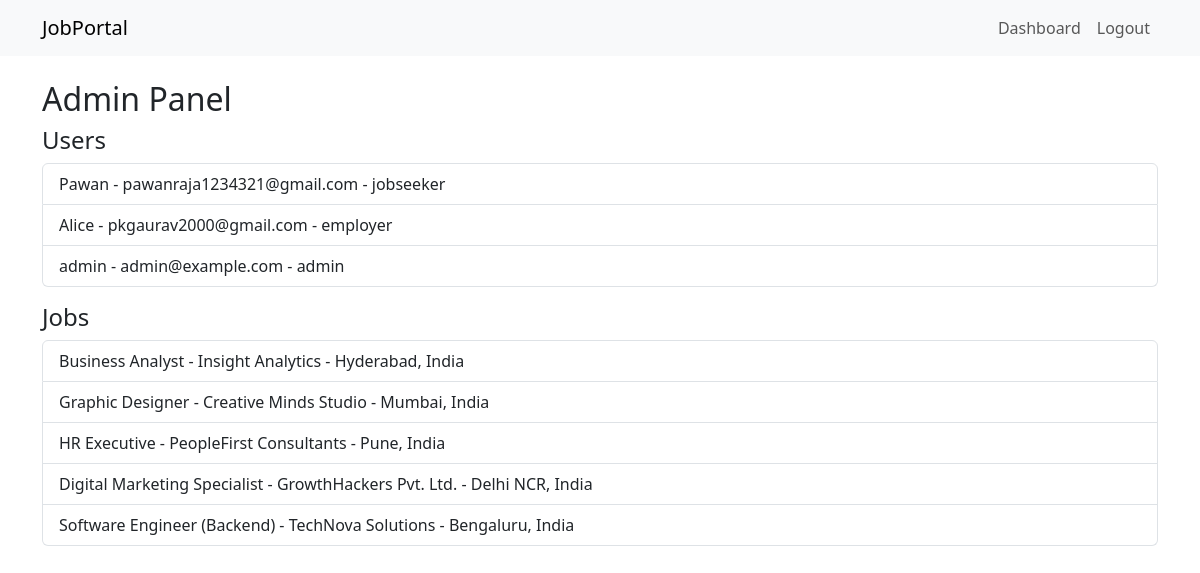
The page /dashboard (signed in) on the database its author committed.
### models/models.py (models this page shows)
class User(db.Model, UserMixin):
    id = db.Column(db.Integer, primary_key=True)
    username = db.Column(db.String(80), unique=True, nullable=False)
    email = db.Column(db.String(120), unique=True, nullable=False)
    password = db.Column(db.String(200), nullable=False)
    role = db.Column(db.String(20), default='jobseeker')
    created_at = db.Column(db.DateTime, default=datetime.utcnow)
    jobs = db.relationship('Job', backref='employer', lazy=True)
    applications = db.relationship('Application', backref='applicant', lazy=True)

class Job(db.Model):
    id = db.Column(db.Integer, primary_key=True)
    title = db.Column(db.String(200), nullable=False)
    company = db.Column(db.String(200))
    location = db.Column(db.String(120))
    category = db.Column(db.String(80))
    salary = db.Column(db.String(80))
    description = db.Column(db.Text, nullable=False)
    created_at = db.Column(db.DateTime, default=datetime.utcnow)
    employer_id = db.Column(db.Integer, db.ForeignKey('user.id'), nullable=True)
    applications = db.relationship('Application', backref='job', lazy=True)

### app.py (the view)
    @app.route('/dashboard')
    @login_required
    def dashboard():
        if current_user.role == 'employer':
            jobs = Job.query.filter_by(employer_id=current_user.id).order_by(Job.created_at.desc()).all()
            return render_template('dashboard.html', jobs=jobs)
        elif current_user.role == 'jobseeker':
            applications = Application.query.filter_by(user_id=current_user.id).order_by(Application.created_at.desc()).all()
            return render_template('dashboard.html', applications=applications)
        else:
            jobs = Job.query.order_by(Job.created_at.desc()).all()
            users = User.query.order_by(User.created_at.desc()).all()
            applications = Application.query.order_by(Application.created_at.desc()).all()
            return render_template('admin.html', jobs=jobs, users=users, applications=applications)

### templates/admin.html
{% extends 'layout.html' %}
{% block content %}
<h2>Admin Panel</h2>
<h4>Users</h4>
<ul class="list-group mb-3">
{% for u in users %}
  <li class="list-group-item">{{ u.username }} - {{ u.email }} - {{ u.role }}</li>
{% endfor %}
</ul>
<h4>Jobs</h4>
<ul class="list-group">
{% for job in jobs %}
  <li class="list-group-item">{{ job.title }} - {{ job.company }} - {{ job.location }}</li>
{% endfor %}
</ul>
{% endblock %}

### templates/layout.html (shortened to what this page needs)
<!doctype html>
<html lang="en">
  <head>
    <link href="https://cdn.jsdelivr.net/npm/bootstrap@5.3.0/dist/css/bootstrap.min.css" rel="stylesheet">
  </head>
  <body>
    <nav class="navbar navbar-expand-lg navbar-light bg-light">
      <div class="container">
        <a class="navbar-brand" href="{{ url_for('index') }}">JobPortal</a>
        <ul class="navbar-nav ms-auto">
          {% if current_user.is_authenticated %}
            <li class="nav-item"><a class="nav-link" href="{{ url_for('dashboard') }}">Dashboard</a></li>
            <li class="nav-item"><a class="nav-link" href="{{ url_for('logout') }}">Logout</a></li>
          {% else %}
            <li class="nav-item"><a class="nav-link" href="{{ url_for('register') }}">Register</a></li>
            <li class="nav-item"><a class="nav-link" href="{{ url_for('login') }}">Login</a></li>
          {% endif %}
        </ul>
      </div>
    </nav>
    <div class="container mt-4">
      {% block content %}{% endblock %}
    </div>
  </body>
</html>

### rows shown on the page
User: username "Pawan", email "pawanraja1234321@gmail.com", role "jobseeker"
User: username "Alice", email "pkgaurav2000@gmail.com", role "employer"
User: username "admin", email "admin@example.com", role "admin"
Job: title "Business Analyst", company "Insight Analytics", location "Hyderabad, India"
Job: title "Graphic Designer", company "Creative Minds Studio", location "Mumbai, India"
Job: title "HR Executive", company "PeopleFirst Consultants", location "Pune, India"
Job: title "Digital Marketing Specialist", company "GrowthHackers Pvt. Ltd.", location "Delhi NCR, India"
Job: title "Software Engineer (Backend)", company "TechNova Solutions", location "Bengaluru, India"
